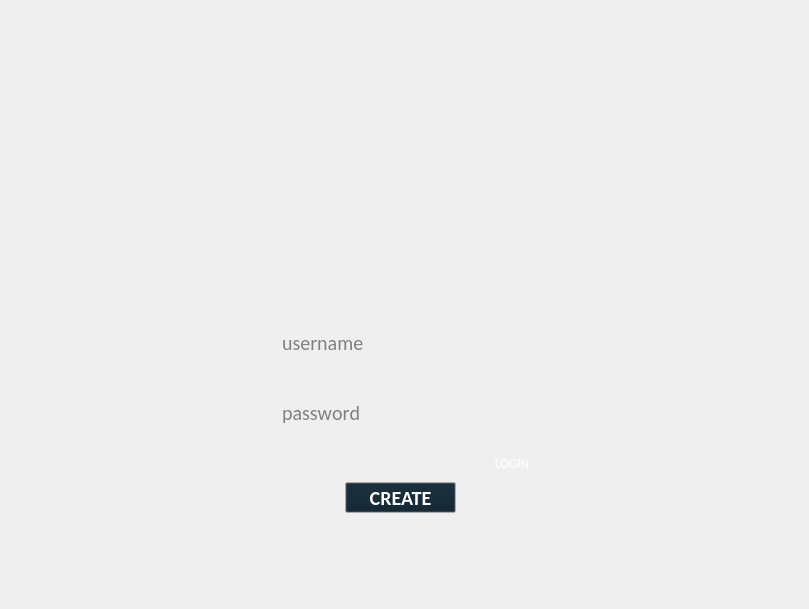
    <widget class="QWidget" name="SignUpScreen">
     <widget class="QLabel" name="signUpBackground">
      <property name="enabled">
       <bool>true</bool>
      </property>
      <property name="geometry">
       <rect>
        <x>0</x>
        <y>0</y>
        <width>800</width>
        <height>600</height>
       </rect>
      </property>
      <property name="lineWidth">
       <number>0</number>
      </property>
      <property name="text">
       <string/>
      </property>
      <property name="pixmap">
       <pixmap resource="Resources/resources.qrc">:/background/signUpBackground.jpg</pixmap>
      </property>
      <property name="scaledContents">
       <bool>true</bool>
      </property>
      <property name="alignment">
       <set>Qt::AlignCenter</set>
      </property>
     </widget>
     <widget class="QLineEdit" name="passwordSULineEdit">
      <property name="geometry">
       <rect>
        <x>280</x>
        <y>390</y>
        <width>271</width>
        <height>45</height>
       </rect>
      </property>
      <property name="palette">
       <palette>
        <active>
         <colorrole role="Text">
          <brush brushstyle="SolidPattern">
           <color alpha="255">
            <red>0</red>
            <green>154</green>
            <blue>254</blue>
           </color>
          </brush>
         </colorrole>
         <colorrole role="Base">
          <brush brushstyle="SolidPattern">
           <color alpha="0">
            <red>0</red>
            <green>0</green>
            <blue>0</blue>
           </color>
          </brush>
         </colorrole>
         <colorrole role="PlaceholderText">
          <brush brushstyle="SolidPattern">
           <color alpha="128">
            <red>13</red>
            <green>18</green>
            <blue>22</blue>
           </color>
          </brush>
         </colorrole>
        </active>
        <inactive>
         <colorrole role="Text">
          <brush brushstyle="SolidPattern">
           <color alpha="255">
            <red>0</red>
            <green>154</green>
            <blue>254</blue>
           </color>
          </brush>
         </colorrole>
         <colorrole role="Base">
          <brush brushstyle="SolidPattern">
           <color alpha="0">
            <red>0</red>
            <green>0</green>
            <blue>0</blue>
           </color>
          </brush>
         </colorrole>
         <colorrole role="PlaceholderText">
          <brush brushstyle="SolidPattern">
           <color alpha="128">
            <red>13</red>
            <green>18</green>
            <blue>22</blue>
           </color>
          </brush>
         </colorrole>
        </inactive>
        <disabled>
         <colorrole role="Text">
          <brush brushstyle="SolidPattern">
           <color alpha="255">
            <red>98</red>
            <green>108</green>
            <blue>118</blue>
           </color>
          </brush>
         </colorrole>
         <colorrole role="Base">
          <brush brushstyle="SolidPattern">
           <color alpha="255">
            <red>49</red>
            <green>54</green>
            <blue>59</blue>
           </color>
          </brush>
         </colorrole>
         <colorrole role="PlaceholderText">
          <brush brushstyle="SolidPattern">
           <color alpha="128">
            <red>252</red>
            <green>252</green>
            <blue>252</blue>
           </color>
          </brush>
         </colorrole>
        </disabled>
       </palette>
      </property>
      <property name="font">
       <font>
        <family>Carlito</family>
        <pointsize>15</pointsize>
        <stylestrategy>PreferDefault</stylestrategy>
        <kerning>false</kerning>
       </font>
      </property>
      <property name="focusPolicy">
       <enum>Qt::ClickFocus</enum>
      </property>
      <property name="layoutDirection">
       <enum>Qt::LeftToRight</enum>
      </property>
      <property name="autoFillBackground">
       <bool>false</bool>
      </property>
      <property name="text">
       <string/>
      </property>
      <property name="maxLength">
       <number>8</number>
      </property>
      <property name="frame">
       <bool>false</bool>
      </property>
      <property name="echoMode">
       <enum>QLineEdit::Password</enum>
      </property>
      <property name="alignment">
       <set>Qt::AlignLeading|Qt::AlignLeft|Qt::AlignVCenter</set>
      </property>
      <property name="placeholderText">
       <string notr="true">password</string>
      </property>
      <property name="clearButtonEnabled">
       <bool>true</bool>
      </property>
     </widget>
     <widget class="QLineEdit" name="usernameSULineEdit">
      <property name="geometry">
       <rect>
        <x>280</x>
        <y>320</y>
        <width>271</width>
        <height>45</height>
       </rect>
      </property>
      <property name="palette">
       <palette>
        <active>
         <colorrole role="Text">
          <brush brushstyle="SolidPattern">
           <color alpha="255">
            <red>0</red>
            <green>154</green>
            <blue>254</blue>
           </color>
          </brush>
         </colorrole>
         <colorrole role="Base">
          <brush brushstyle="SolidPattern">
           <color alpha="0">
            <red>0</red>
            <green>0</green>
            <blue>0</blue>
           </color>
          </brush>
         </colorrole>
         <colorrole role="PlaceholderText">
          <brush brushstyle="SolidPattern">
           <color alpha="128">
            <red>13</red>
            <green>18</green>
            <blue>22</blue>
           </color>
          </brush>
         </colorrole>
        </active>
        <inactive>
         <colorrole role="Text">
          <brush brushstyle="SolidPattern">
           <color alpha="255">
            <red>0</red>
            <green>154</green>
            <blue>254</blue>
           </color>
          </brush>
         </colorrole>
         <colorrole role="Base">
          <brush brushstyle="SolidPattern">
           <color alpha="0">
            <red>0</red>
            <green>0</green>
            <blue>0</blue>
           </color>
          </brush>
         </colorrole>
         <colorrole role="PlaceholderText">
          <brush brushstyle="SolidPattern">
           <color alpha="128">
            <red>13</red>
            <green>18</green>
            <blue>22</blue>
           </color>
          </brush>
         </colorrole>
        </inactive>
        <disabled>
         <colorrole role="Text">
          <brush brushstyle="SolidPattern">
           <color alpha="255">
            <red>98</red>
            <green>108</green>
            <blue>118</blue>
           </color>
          </brush>
         </colorrole>
         <colorrole role="Base">
          <brush brushstyle="SolidPattern">
           <color alpha="255">
            <red>49</red>
            <green>54</green>
            <blue>59</blue>
           </color>
          </brush>
         </colorrole>
         <colorrole role="PlaceholderText">
          <brush brushstyle="SolidPattern">
           <color alpha="128">
            <red>252</red>
            <green>252</green>
            <blue>252</blue>
           </color>
          </brush>
         </colorrole>
        </disabled>
       </palette>
      </property>
      <property name="font">
       <font>
        <family>Carlito</family>
        <pointsize>15</pointsize>
        <stylestrategy>PreferDefault</stylestrategy>
        <kerning>false</kerning>
       </font>
      </property>
      <property name="focusPolicy">
       <enum>Qt::ClickFocus</enum>
      </property>
      <property name="layoutDirection">
       <enum>Qt::LeftToRight</enum>
      </property>
      <property name="autoFillBackground">
       <bool>false</bool>
      </property>
      <property name="text">
       <string/>
      </property>
      <property name="maxLength">
       <number>20</number>
      </property>
      <property name="frame">
       <bool>false</bool>
      </property>
      <property name="alignment">
       <set>Qt::AlignLeading|Qt::AlignLeft|Qt::AlignVCenter</set>
      </property>
      <property name="placeholderText">
       <string>username</string>
      </property>
      <property name="clearButtonEnabled">
       <bool>true</bool>
      </property>
     </widget>
     <widget class="QPushButton" name="createButton">
      <property name="enabled">
       <bool>true</bool>
      </property>
      <property name="geometry">
       <rect>
        <x>345</x>
        <y>482</y>
        <width>111</width>
        <height>31</height>
       </rect>
      </property>
      <property name="palette">
       <palette>
        <active>
         <colorrole role="Button">
          <brush brushstyle="SolidPattern">
           <color alpha="255">
            <red>10</red>
            <green>29</green>
            <blue>43</blue>
           </color>
          </brush>
         </colorrole>
         <colorrole role="ButtonText">
          <brush brushstyle="SolidPattern">
           <color alpha="255">
            <red>0</red>
            <green>154</green>
            <blue>254</blue>
           </color>
          </brush>
         </colorrole>
        </active>
        <inactive>
         <colorrole role="Button">
          <brush brushstyle="SolidPattern">
           <color alpha="255">
            <red>10</red>
            <green>29</green>
            <blue>43</blue>
           </color>
          </brush>
         </colorrole>
         <colorrole role="ButtonText">
          <brush brushstyle="SolidPattern">
           <color alpha="255">
            <red>252</red>
            <green>252</green>
            <blue>252</blue>
           </color>
          </brush>
         </colorrole>
        </inactive>
        <disabled>
         <colorrole role="Button">
          <brush brushstyle="SolidPattern">
           <color alpha="255">
            <red>97</red>
            <green>112</green>
            <blue>122</blue>
           </color>
          </brush>
         </colorrole>
         <colorrole role="ButtonText">
          <brush brushstyle="SolidPattern">
           <color alpha="255">
            <red>98</red>
            <green>108</green>
            <blue>118</blue>
           </color>
          </brush>
         </colorrole>
        </disabled>
       </palette>
      </property>
      <property name="font">
       <font>
        <family>Carlito</family>
        <pointsize>15</pointsize>
        <weight>75</weight>
        <bold>true</bold>
       </font>
      </property>
      <property name="cursor">
       <cursorShape>PointingHandCursor</cursorShape>
      </property>
      <property name="autoFillBackground">
       <bool>false</bool>
      </property>
      <property name="text">
       <string>CREATE</string>
      </property>
     </widget>
     <widget class="QPushButton" name="loginButton">
      <property name="enabled">
       <bool>true</bool>
      </property>
      <property name="geometry">
       <rect>
        <x>482</x>
        <y>453</y>
        <width>60</width>
        <height>20</height>
       </rect>
      </property>
      <property name="palette">
       <palette>
        <active>
         <colorrole role="Button">
          <brush brushstyle="SolidPattern">
           <color alpha="255">
            <red>255</red>
            <green>255</green>
            <blue>255</blue>
           </color>
          </brush>
         </colorrole>
         <colorrole role="ButtonText">
          <brush brushstyle="SolidPattern">
           <color alpha="255">
            <red>0</red>
            <green>154</green>
            <blue>254</blue>
           </color>
          </brush>
         </colorrole>
        </active>
        <inactive>
         <colorrole role="Button">
          <brush brushstyle="SolidPattern">
           <color alpha="255">
            <red>255</red>
            <green>255</green>
            <blue>255</blue>
           </color>
          </brush>
         </colorrole>
         <colorrole role="ButtonText">
          <brush brushstyle="SolidPattern">
           <color alpha="255">
            <red>252</red>
            <green>252</green>
            <blue>252</blue>
           </color>
          </brush>
         </colorrole>
        </inactive>
        <disabled>
         <colorrole role="Button">
          <brush brushstyle="SolidPattern">
           <color alpha="255">
            <red>255</red>
            <green>255</green>
            <blue>255</blue>
           </color>
          </brush>
         </colorrole>
         <colorrole role="ButtonText">
          <brush brushstyle="SolidPattern">
           <color alpha="255">
            <red>98</red>
            <green>108</green>
            <blue>118</blue>
           </color>
          </brush>
         </colorrole>
        </disabled>
       </palette>
      </property>
      <property name="font">
       <font>
        <family>Carlito</family>
        <pointsize>10</pointsize>
        <weight>75</weight>
        <bold>true</bold>
       </font>
      </property>
      <property name="cursor">
       <cursorShape>PointingHandCursor</cursorShape>
      </property>
      <property name="autoFillBackground">
       <bool>false</bool>
      </property>
      <property name="text">
       <string>LOGIN</string>
      </property>
      <property name="flat">
       <bool>true</bool>
      </property>
     </widget>
    </widget>
